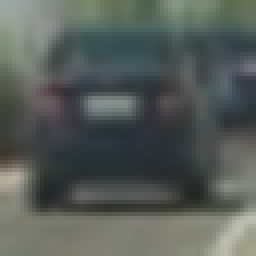
#> input picture examples/vehicles/image0000_far.png, 64 x 64 px (shown 4 times larger); its folder holds 4 pictures in this run
$ python preprocessing_classifier.py   (older library calls are emulated)
#> lines starting #> are read from the running program, lines starting #| are printed output that depends on the picture
#> in extract_features_from_file_list, image is the input picture: shape (64, 64, 3); mean B, G, R 89, 93.3, 86.6
### src/feature_extractor.py
import cv2
import numpy as np
import matplotlib.image as mpimg

from skimage.feature import hog
from sklearn.model_selection import GridSearchCV
# import src.p5constants as p5c

from tqdm import *

RGB_COLOR_SPACE = "RGB"
YCrCb_COLOR_SPACE = "YCrCb"
SPATIAL_SIZE = (32, 32)

RESIZE_H = 64
RESIZE_W = 64
RESIZE_TUPLE = (RESIZE_W, RESIZE_H)

BINS_RANGE = (0, 255)
HIST_BINS = 32
ORIENT = 8
PIXELS_PER_CELL = 8
CELL_PER_BLOCK = 2
DEFAULT_COLOR_SPACE = 'YCrCb'
DEFAULT_HOG_CHANNEL = 'ALL'


def get_hog_features(image, orient=ORIENT, pix_per_cell=PIXELS_PER_CELL, cell_per_block=CELL_PER_BLOCK, vis=False,
                     feature_vec=True):
    if vis:
        features, hog_image = hog(image, orientations=orient,
                                  pixels_per_cell=(pix_per_cell, pix_per_cell),
                                  cells_per_block=(cell_per_block, cell_per_block),
                                  transform_sqrt=True,
                                  visualise=vis, feature_vector=feature_vec)
        return features, hog_image
    else:
        features = hog(image, orientations=orient,
                       pixels_per_cell=(pix_per_cell, pix_per_cell),
                       cells_per_block=(cell_per_block, cell_per_block),
                       transform_sqrt=True,
                       visualise=vis, feature_vector=feature_vec)
        return features


def bin_spatial(image, size=SPATIAL_SIZE):
    features = cv2.resize(image, size).ravel()
    return features


def color_hist(image, nbins=HIST_BINS, bins_range=BINS_RANGE):
    # Compute the histogram of the color channels separately
    channel1_hist = np.histogram(image[:, :, 0], bins=nbins, range=bins_range)
    channel2_hist = np.histogram(image[:, :, 1], bins=nbins, range=bins_range)
    channel3_hist = np.histogram(image[:, :, 2], bins=nbins, range=bins_range)
    # Concatenate the histograms into a single feature vector
    hist_features = np.concatenate((channel1_hist[0], channel2_hist[0], channel3_hist[0]))
    return hist_features


def extract_features_from_image(image, color_space=DEFAULT_COLOR_SPACE, spatial_size=SPATIAL_SIZE, hist_bins=HIST_BINS,
                                orient=ORIENT, pix_per_cell=PIXELS_PER_CELL,
                                cell_per_block=CELL_PER_BLOCK, hog_channel=DEFAULT_HOG_CHANNEL, spatial_feat=True,
                                hist_feat=True, hog_feat=True):
#> called with color_space = 'YCrCb', spatial_size = (32, 32), hist_bins = 32, orient = 8, pix_per_cell = 8, cell_per_block = 2, hog_channel = 'ALL', spatial_feat = True
    image_features = []

    feature_image = convert_color(np.copy(image), 'HSV')
#> in convert_color, `image = cv2.cvtColor(image, cv2.COLOR_BGR2HSV)`: image: shape (64, 64, 3); mean H, S, V 71.2, 35.3, 95.3
    feature_image[:, :, 2] += np.random.randint(0, 50)
#> feature_image: shape (64, 64, 3); mean H, S, V 71.2, 35.3, 139.3
    feature_image = cv2.cvtColor(feature_image, cv2.COLOR_HSV2BGR)
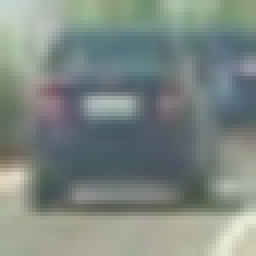
#> feature_image: shape (64, 64, 3) (shown 4 times larger); mean B, G, R 130.3, 135.9, 125.5
    feature_image = convert_color(np.copy(image), color_space)
#> in convert_color (call 2), `image = cv2.cvtColor(image, cv2.COLOR_BGR2YCrCb)`: image: shape (64, 64, 3); mean of channels 0, 1, 2 90.8, 125, 127

    if spatial_feat:
        spatial_features = bin_spatial(feature_image, size=spatial_size)
#> in bin_spatial, `features = cv2.resize(image, size).ravel()`: features = 3072 values, max 187 at index 2775, min 38 at index 2376, mean 114.4
#> spatial_features has the same summary as features in bin_spatial
        image_features.append(spatial_features)

    if hist_feat:
        hist_features = color_hist(feature_image, nbins=hist_bins)
#> in color_hist, `hist_features = np.concatenate((channel1_hist[0], channel2_hist[0], ch..`: hist_features = 96 values, max 2612 at index 47, min 0 at index 0, mean 128
        image_features.append(hist_features)

    if hog_feat:
        if hog_channel == 'ALL':
            hog_features = []
            for channel in range(feature_image.shape[2]):
                hog_features.append(get_hog_features(feature_image[:, :, channel],
                                                     orient, pix_per_cell, cell_per_block,
                                                     vis=False, feature_vec=True))
#> after the loop, hog_features = 3 items
            hog_features = np.ravel(hog_features)
#> hog_features = 4704 values, max 0.559 at index 1475, min 0 at index 6, mean 0.126
        else:
            hog_features = get_hog_features(feature_image[:, :, hog_channel], orient,
                                            pix_per_cell, cell_per_block, vis=False, feature_vec=True)
        image_features.append(hog_features)

    return np.concatenate(image_features)


def extract_features_from_file_list(file_list):
    # Create a list to append feature vectors to
    features = []

    # Iterate through the list of image files
    for image_file in tqdm(file_list):
        resize_h, resize_w = 64, 64
        image = cv2.resize(cv2.imread(image_file), (resize_w, resize_h))

        # compute the features of this particular image, then append to the list
        file_features = extract_features_from_image(image)
#> file_features = 7872 values, max 2612 at index 3119, min 0 at index 3072, mean 46.28
        features.append(file_features)
#> pass 2 of the loop in extract_features_from_file_list, `for image_file in tqdm(file_list):`:
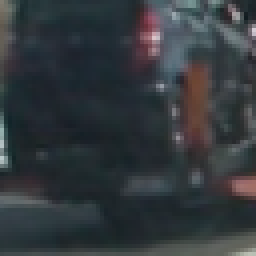
#> input picture examples/vehicles/image0000_left.png, 64 x 64 px (shown 4 times larger)
#> in extract_features_from_file_list, image is the input picture: shape (64, 64, 3); mean B, G, R 61, 57, 51.4
#> in extract_features_from_image (call 2), `feature_image = cv2.cvtColor(feature_image, cv2.COLOR_HSV2BGR)`:
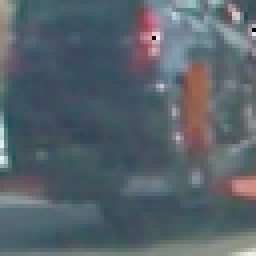
#> feature_image: shape (64, 64, 3) (shown 4 times larger); mean B, G, R 106.7, 98.8, 87.7
#> spatial_features = 3072 values, max 183 at index 441, min 31 at index 1464, mean 104
#> in extract_features_from_image (call 2), `hist_features = color_hist(feature_image, nbins=hist_bins)`: hist_features = 96 values, max 3623 at index 80, min 0 at index 0, mean 128
#> after the loop in extract_features_from_image (call 2), `for channel in range(feature_image.shape[2]):`: hog_features = 3 items
#> in extract_features_from_image (call 2), `hog_features = np.ravel(hog_features)`: hog_features = 4704 values, max 0.482 at index 4000, min 0 at index 47, mean 0.138
#> file_features = 7872 values, max 3623 at index 3152, min 0 at index 3072, mean 42.22

    return features


def convert_color(image, dest_color_space=DEFAULT_COLOR_SPACE):
    if dest_color_space == 'YCrCb':
        image = cv2.cvtColor(image, cv2.COLOR_BGR2YCrCb)
    elif dest_color_space == 'YUV':
        image = cv2.cvtColor(image, cv2.COLOR_BGR2YUV)
    elif dest_color_space == 'LUV':
        image = cv2.cvtColor(image, cv2.COLOR_BGR2LUV)
    elif dest_color_space == 'HLS':
        image = cv2.cvtColor(image, cv2.COLOR_BGR2HLS)
    elif dest_color_space == 'HSV':
        image = cv2.cvtColor(image, cv2.COLOR_BGR2HSV)
    elif dest_color_space == 'grayscale':
        image = cv2.cvtColor(image, cv2.COLOR_BGR2GRAY)
    return image


# [75 lines left out: function find_vehicles, not called in this run]


def main():
    pass


# [2 lines that do not run on import are left out]

### src/preprocessing_classifier.py
import glob
import pickle

import numpy as np
from sklearn.model_selection import train_test_split
from sklearn.preprocessing import StandardScaler
from sklearn.svm import LinearSVC

import src.feature_extractor as fext

DEFAULT_TEST_SIZE = 0.2


class PreProcessingClassifier:
    def __init__(self):
        self.svc = None
        self.X_test = None
        self.y_test = None
        self.X_scaler = None

    def train(self, vehicle_files, non_vehicle_files, test_size=DEFAULT_TEST_SIZE):
        print("Extracting the features....")
        vehicle_features = fext.extract_features_from_file_list(vehicle_files)
        non_vehicle_features = fext.extract_features_from_file_list(non_vehicle_files)
        print("Features extracted.")

#> (the run stopped early here; a loop or call above may not have finished)
